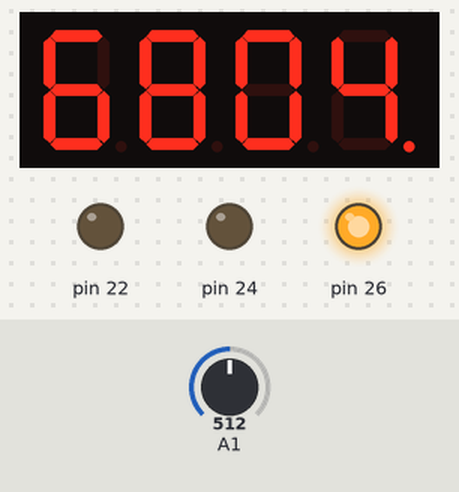
The sketch below on a simulated Arduino Mega 2560, built with avr-gcc and run on an emulated ATmega2560. Shown: 4-digit seven-segment display, output pins drawn as LEDs (lit = HIGH). Inputs (shaded band) come from the test bench; at power-on: A1 = 512.

Above: at 1.2 s.
1.3 s: A1 set to 804
2.8 s: A1 set to 833
At 3.7 s:
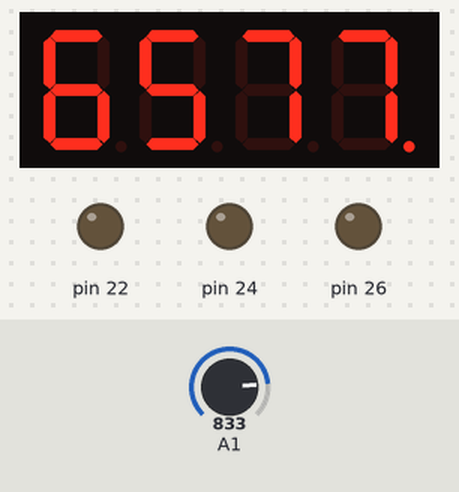
4.3 s: A1 set to 716
At 4.8 s:
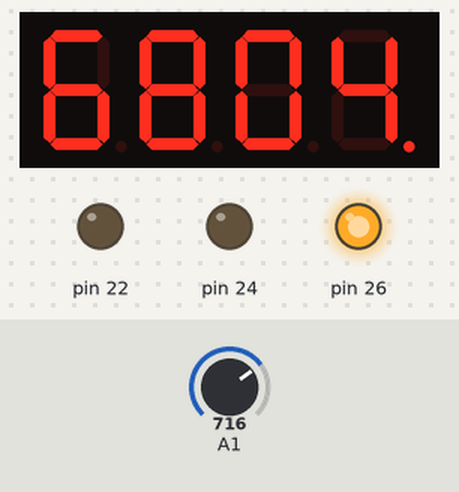
5.8 s: A1 set to 900
At 7.2 s:
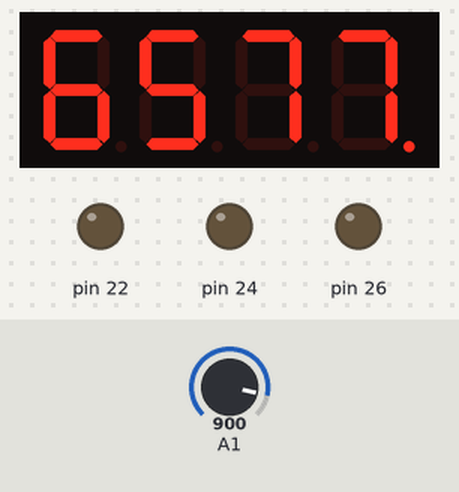
Timing chart, 0 to 8.3 s (numbered marks = the images above; inputs shaded):
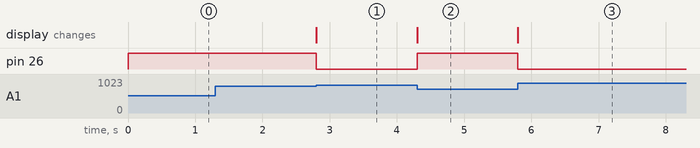

Measured:
- the behaviour switches between 818 and 819 on A1 (found by bisection; images 0 and 1)
- after the input at 1.3 s, every drawn part: stays the same
- after the input at 2.8 s, pin 26: HIGH → LOW at once; the display: changes at once (image 1)
- after the input at 4.3 s, pin 26: LOW → HIGH at once; the display: changes at once (image 2)
- after the input at 5.8 s, pin 26: HIGH → LOW at once; the display: changes at once (image 3)

The sketch:

sketch_dec05d.ino
```cpp
#include "SevSeg.h"
SevSeg sevseg; //Initiate a seven segment controller object


void setup() {
  byte numDigits = 4;
  byte digitPins[] = {2, 3, 4, 5};
  byte segmentPins[] = {6, 7, 8, 9, 10, 11, 12, 13};
  bool resistorsOnSegments = 0;
  // variable above indicates that 4 resistors were placed on the digit pins.
  // set variable to 1 if you want to use 8 resistors on the segment pins.
  sevseg.begin(COMMON_CATHODE, numDigits, digitPins, segmentPins, resistorsOnSegments);
  sevseg.setBrightness(90);

  pinMode(22, OUTPUT);
  pinMode (24, OUTPUT);
  pinMode (A1, INPUT);
  pinMode(26, OUTPUT);
  Serial.begin(9600);
}
void loop() {

  double wh = 0;
  double circuitVoltage = 9;
  double intensity1 = 0.00203;
  double intensity2 = 0.0021;

  int sensorValue = analogRead(A1);
  float voltage = sensorValue * (5.0 / 1023.0);
  if (voltage < 4) {
    digitalWrite (26, HIGH);
    int power = intensity2 * 100 * circuitVoltage * 3600;
    while (power >= 10000) {
      power /= 10;
    }
    //  Serial.println(power);
    sevseg.setNumber(power, 0);
  }
  else {
    digitalWrite (26, LOW);
    int power = intensity1 * 100 * circuitVoltage * 3600;
    while (power >= 10000) {
      power /= 10;
    }
    //  Serial.println(power);
    sevseg.setNumber(power, 0);
  }

  sevseg.refreshDisplay(); // Must run repeatedly

}
```
